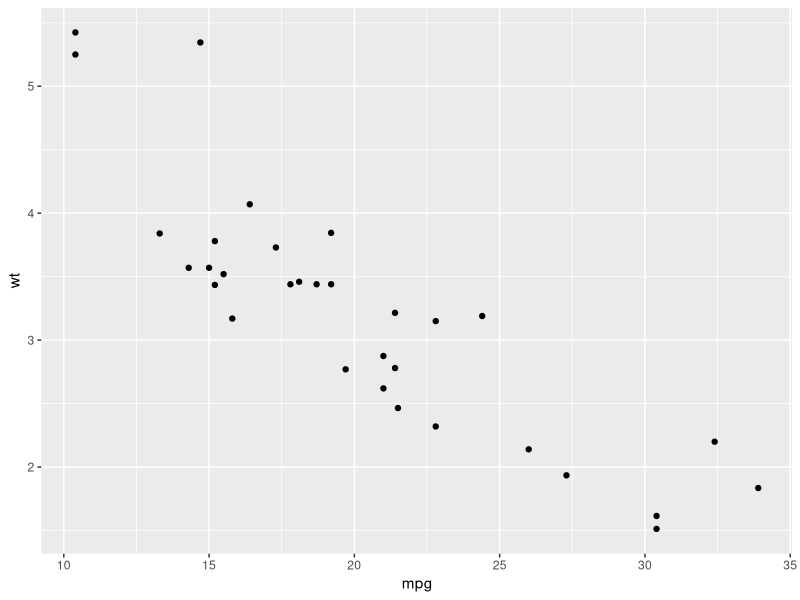
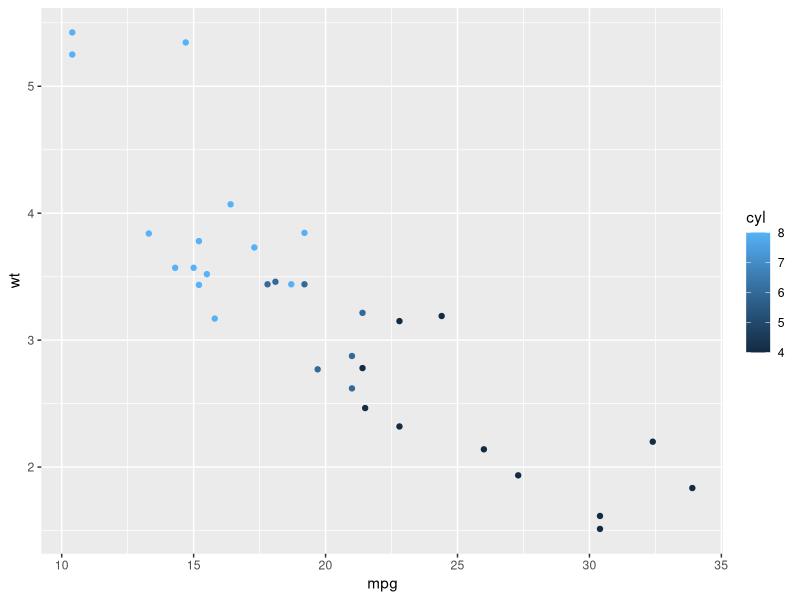
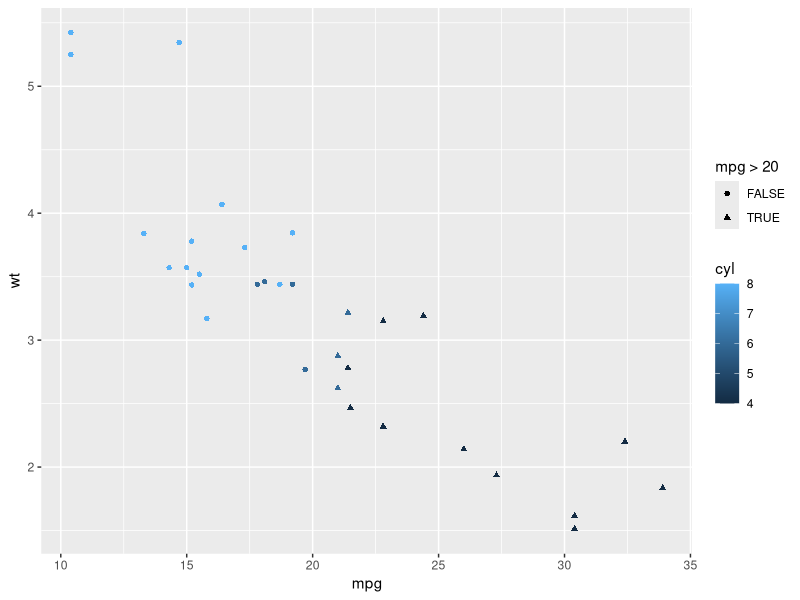
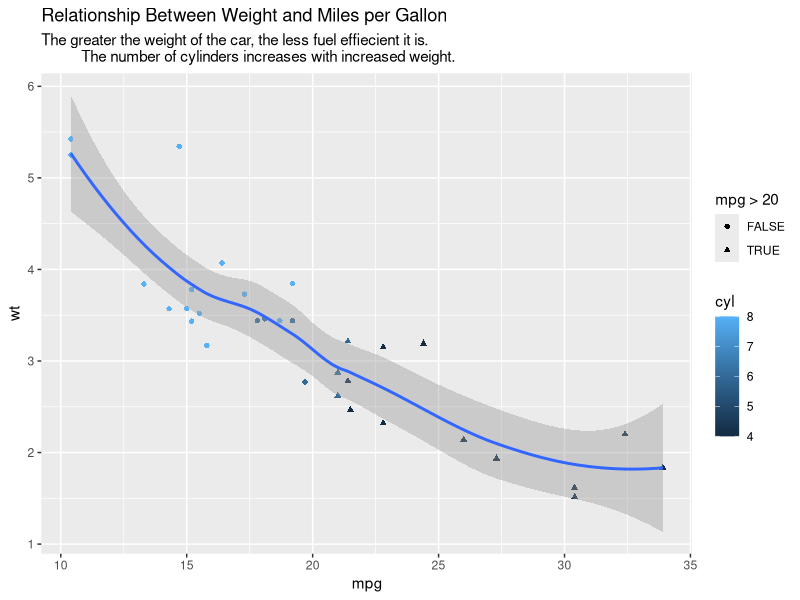

Here is the R script that generated these plots, in order:
#Loading in packages
install.packages('dplyr', dependencies=TRUE, repos='http://cran.rstudio.com/')

library(dplyr)
library(tidyr)
library(ggplot2)


#loading the data
mtcars2 = mtcars

#Making the row names into a column and naming it car
mtcars2 <- tibble::rownames_to_column(mtcars2, "car")

####TASK 4

#adding column of true or false as to whether it can do 20mph
mtcars3 <- mtcars2 |>
  mutate(morethan_20_mpg = mpg > 20) 

#average
mtcars4 <- mtcars2 |>
  select(cyl, gear, mpg) |>
  group_by(cyl, gear) |>
  summarise(meanMPG = mean(mpg, na.rm = TRUE), .groups = 'drop') 


#also grouping by make
mtcars5 = separate(mtcars3, col=car, into =c('make', 'type'), sep = ' ')

mtcars6 =   mtcars5 |>
  select(cyl, gear, mpg, make) |>
  group_by(cyl, gear, make) |>
  summarise(meanMPG = mean(mpg, na.rm = TRUE), .groups = 'drop')  


####TASK 5

#Making a scatter plot
ggplot(data = mtcars2) +
  geom_point(mapping = aes(x = mpg, y = wt))

#Colouring by number of cylinders
ggplot(data = mtcars2) +
  geom_point(mapping = aes(x = mpg, y = wt, color = cyl))

#Different shapes to show if a car does over 20mph
ggplot(data = mtcars2) +
  geom_point(mapping = aes(x = mpg, y = wt, colour = cyl, shape = mpg > 20))

#Improving appearance of graph and adding a smooth line
ggplot(data = mtcars2) +
  geom_point(mapping = aes(x = mpg, y = wt, colour = cyl, shape = mpg > 20))+
  geom_smooth(mapping = aes(x = mpg, y = wt, colour =cyl))+
  ggtitle('Relationship Between Weight and Miles per Gallon', subtitle = 'The greater the weight of the car, the less fuel effiecient it is. 
          The number of cylinders increases with increased weight. ')





